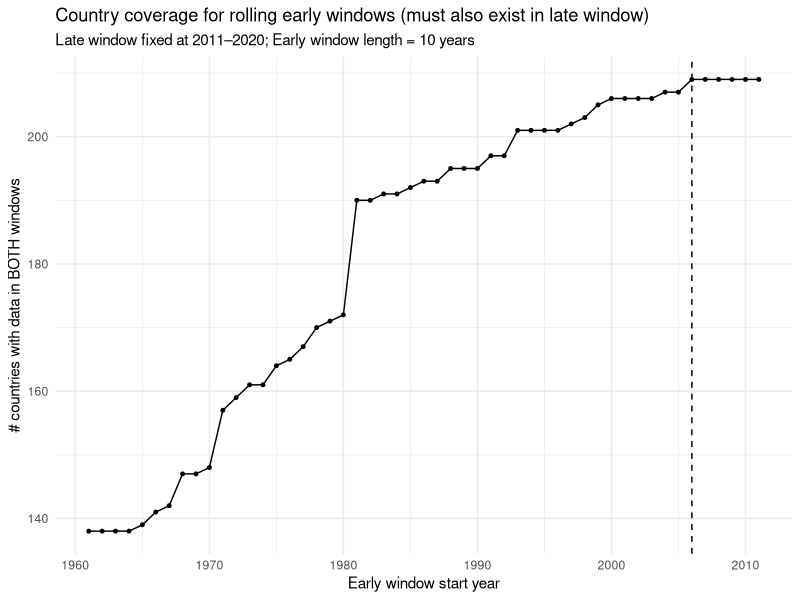
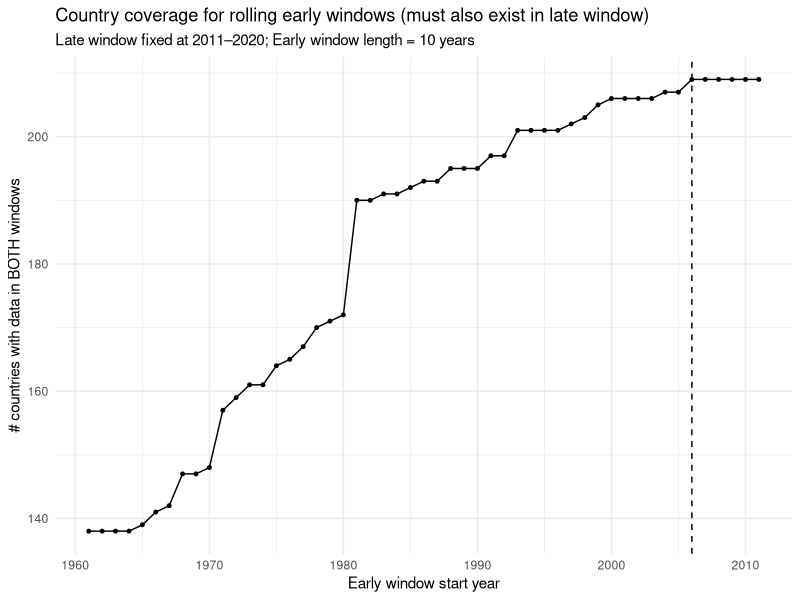

Here is the R script that generated these plots, in order: (Note: this script raises an error after producing the figures.)
library(tidyverse)

# --- Load data ---
hist <- read_csv("Historical.csv")

# --- Helper: count countries with coverage in BOTH early and late windows ---
count_countries_both_windows <- function(df, early_start, early_end, late_start, late_end) {
  early_c <- df %>%
    filter(year >= early_start, year <= early_end) %>%
    distinct(country) %>%
    pull(country)
  
  late_c <- df %>%
    filter(year >= late_start, year <= late_end) %>%
    distinct(country) %>%
    pull(country)
  
  length(intersect(early_c, late_c))
}

# --- Main: build a table over many early windows (rolling windows) ---
# You can change these:
late_start <- 2011
late_end   <- 2020
window_len <- 10          # early window length in years
early_min  <- floor(min(hist$year, na.rm = TRUE))
early_max  <- floor(max(hist$year, na.rm = TRUE))

# rolling early windows: [y, y+window_len-1]
early_starts <- early_min:(early_max - window_len + 1)

coverage_tbl <- tibble(
  early_start = early_starts,
  early_end   = early_starts + window_len - 1
) %>%
  mutate(
    late_start = late_start,
    late_end   = late_end,
    n_countries_both = pmap_int(
      list(early_start, early_end),
      ~ count_countries_both_windows(hist, ..1, ..2, late_start, late_end)
    )
  ) %>%
  arrange(desc(n_countries_both), early_start)

# --- View top candidates ---
coverage_tbl %>% slice(1:15)

# --- Best window (max coverage) ---
best_window <- coverage_tbl %>% slice(1)
best_window

# --- Optional: quick plot (coverage vs early_start) ---
ggplot(coverage_tbl, aes(x = early_start, y = n_countries_both)) +
  geom_line() +
  geom_point(size = 1) +
  geom_vline(xintercept = best_window$early_start, linetype = "dashed") +
  labs(
    title = "Country coverage for rolling early windows (must also exist in late window)",
    subtitle = paste0("Late window fixed at ", late_start, "–", late_end,
                      "; Early window length = ", window_len, " years"),
    x = "Early window start year",
    y = "# countries with data in BOTH windows"
  ) +
  theme_minimal()

# --- Optional: save the table + plot ---
dir.create("figures_new/coverage_checks", recursive = TRUE, showWarnings = FALSE)

write_csv(coverage_tbl, "figures_new/coverage_checks/coverage_table.csv")

ggsave(
  "figures_new/coverage_checks/coverage_by_early_start.png",
  width = 10, height = 5, dpi = 300
)

# World polygons (names live in world$name)
world_names <- world %>% st_drop_geometry() %>% distinct(name)

# Main diagnostic for ONE window 
find_unmatched_countries_for_window <- function(df, early_start, early_end, late_start, late_end) {
  country_changes <- build_country_changes(df, early_start, early_end, late_start, late_end)
  
  fixed <- fix_country_names_for_map(country_changes) %>%
    distinct(country, country_map) %>%
    arrange(country)
  
  unmatched <- fixed %>%
    anti_join(world_names, by = c("country_map" = "name")) %>%
    arrange(country)
  
  summary_row <- tibble(
    early_start = early_start,
    early_end   = early_end,
    late_start  = late_start,
    late_end    = late_end,
    n_countries_in_changes = n_distinct(country_changes$country),
    n_unmatched_after_fix  = nrow(unmatched),
    n_matched_after_fix    = n_distinct(country_changes$country) - nrow(unmatched)
  )
  
  list(summary = summary_row, unmatched = unmatched, fixed = fixed)
}

# Batch diagnostic over MANY windows I am using
diagnose_windows <- function(df, windows, late_start = 2011, late_end = 2020) {
  results <- purrr::pmap(
    windows,
    function(early_start, early_end) {
      out <- find_unmatched_countries_for_window(df, early_start, early_end, late_start, late_end)
      list(
        summary = out$summary,
        unmatched = out$unmatched %>% mutate(early_start = early_start, early_end = early_end)
      )
    }
  )
  
  summary_tbl <- bind_rows(purrr::map(results, "summary")) %>%
    arrange(desc(n_unmatched_after_fix), early_start)
  
  unmatched_tbl <- bind_rows(purrr::map(results, "unmatched")) %>%
    arrange(early_start, country)
  
  list(summary_tbl = summary_tbl, unmatched_tbl = unmatched_tbl)
}


# Run it on my 4 early windows
windows_used <- tibble(
  early_start = c(1961, 1971, 1981, 1991),
  early_end   = c(1970, 1980, 1990, 2000)
)

diag_out <- diagnose_windows(hist, windows_used, late_start = 2011, late_end = 2020)

# Table: how many unmatched per window
diag_out$summary_tbl

# Table: exactly which ones are missing (country + the country_map name it tried)
diag_out$unmatched_tbl

write_csv(diag_out$summary_tbl,  "figures_new/geo_visuals/unmatched_summary_by_window.csv")
write_csv(diag_out$unmatched_tbl, "figures_new/geo_visuals/unmatched_countries_by_window.csv")
